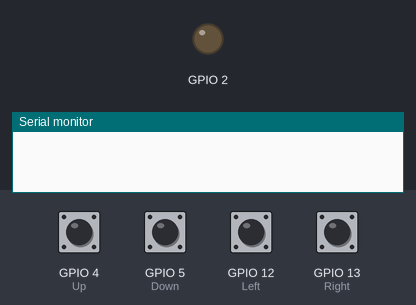
Simulated run of this sketch. Board: ESP8266 (NodeMCU). Shown: output pins drawn as LEDs (lit = HIGH), the last lines printed to the serial monitor. Dashed ring = blinking. The test bench sets the inputs (shaded band); at power-on: GPIO 4 (Up), GPIO 5 (Down), GPIO 12 (Left), GPIO 13 (Right) HIGH.

Above: at 1.2 s.
1.3 s: GPIO 5 (Down) pulled LOW for 1 s
At 2.6 s:
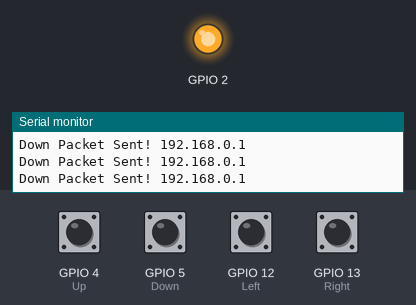
3.8 s: GPIO 4 (Up) pulled LOW for 0.15 s
At 5.1 s:
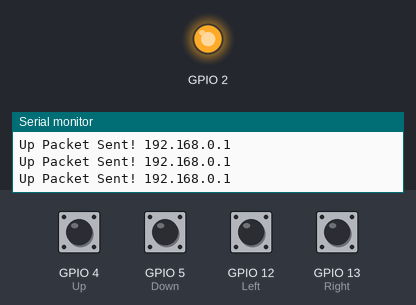
5.4 s: GPIO 12 (Left) pulled LOW for 0.15 s
At 6.6 s:
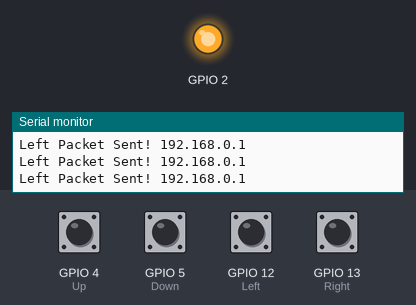
7.0 s: GPIO 13 (Right) pulled LOW for 0.15 s
At 7.8 s:
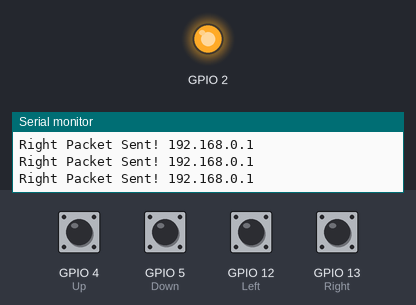
8.6 s: GPIO 5 (Down) driven LOW
At 8.87 s:
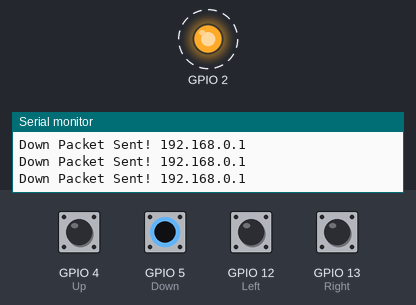
11.6 s: GPIO 4 (Up) pulled LOW for 1 s
Timing chart, 0 to 16.6 s (numbered marks = the images above; inputs shaded):
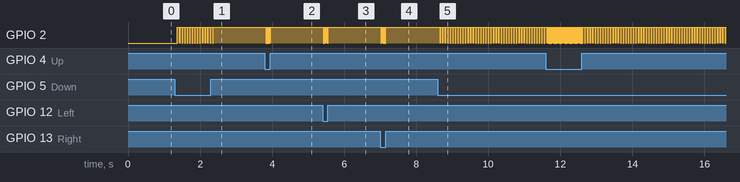

The sketch:

Controller.ino
```cpp
#include <ESP8266WiFi.h>
#include <WiFiUDP.h>

const char* ssid = "Controller";
IPAddress remote(192, 168, 0, 1);
unsigned int port = 100;
unsigned int port2 = 150;

WiFiUDP udp;
char incomingPacket[255];
char leftButton[] = "12";
char rightButton[] = "13";
char upButton[] = "4";
char downButton[] = "5";
char leftForward[] = "6";
char leftBackward[] = "7";
char rightForward[] = "8";
char rightBackward[] = "9";

void setup() {
  Serial.begin(115200);
  udp.begin(port);
  WiFi.softAP(ssid);
  pinMode(2, OUTPUT);
  ////////Button Pins///////
  pinMode(12, INPUT_PULLUP); //Left
  pinMode(13, INPUT_PULLUP); //Right
  pinMode(4, INPUT_PULLUP);  //Up
  pinMode(5, INPUT_PULLUP);  //Down

}
////////Finding and sending button press///////
void loop() {
  switch (buttoncheck()) {
    case 12:
      sendPress(12);
      break;
    case 13:
      sendPress(13);
      break;
    case 4:
      sendPress(4);
      break;
    case 5:
      sendPress(5);
      break;
    case 6:
      sendPress(6);
      break;
    case 7:
      sendPress(7);
      break;
    case 8:
      sendPress(8);
      break;
     case 9:
      sendPress(9);
      break;
    case 0:
      break;
  }
}


//////Function to send information to the reciever///////
void sendPress(int pressed) {
  switch (pressed) {
    case 12:
      if (udp.beginPacket(remote, port2) == 1) {
        udp.write(leftButton);
        delay(10);
      }                                             ////Start packet and write if it starts
      else {
        Serial.print(" Packet not started. ");
        return;
      }

      switch (udp.endPacket()) {
        case 0:
          Serial.print(" Packet NOT sent!!! ");
          break;                                   ////Ending packet
        case 1:
          Serial.print(" Packet Sent! ");
          Serial.println(remote);
          break;
      }
      break;
    case 13:
      if (udp.beginPacket(remote, port2) == 1) {
        udp.write(rightButton);
        delay(10);
      }                                             ////Start packet and write if it starts
      else {
        Serial.print(" Packet not started. ");
        return;
      }

      switch (udp.endPacket()) {
        case 0:
          Serial.print(" Packet NOT sent!!! ");
          break;                                   ////Ending packet
        case 1:
          Serial.print(" Packet Sent! ");
          Serial.println(remote);
          break;
      }
      break;
    case 4:
      if (udp.beginPacket(remote, port2) == 1) {
        udp.write(upButton);
        delay(10);
      }                                             ////Start packet and write if it starts
      else {
        Serial.print(" Packet not started. ");
        return;
      }

      switch (udp.endPacket()) {
        case 0:
          Serial.print(" Packet NOT sent!!! ");
          break;                                   ////Ending packet
        case 1:
          Serial.print(" Packet Sent! ");
          Serial.println(remote);
          break;
      }
      break;
    case 5:
      if (udp.beginPacket(remote, port2) == 1) {
        udp.write(downButton);
        delay(10);
      }                                             ////Start packet and write if it starts
      else {
        Serial.print(" Packet not started. ");
        return;
      }
    case 6:
      if (udp.beginPacket(remote, port2) == 1) {
        udp.write(leftForward);
        delay(10);
      }                                             ////Start packet and write if it starts
      else {
        Serial.print(" Packet not started. ");
        return;
      }
    case 7:
      if (udp.beginPacket(remote, port2) == 1) {
        udp.write(leftBackward);
        delay(10);
      }                                             ////Start packet and write if it starts
      else {
        Serial.print(" Packet not started. ");
        return;
      }
    case 8:
      if (udp.beginPacket(remote, port2) == 1) {
        udp.write(rightForward);
        delay(10);
      }                                             ////Start packet and write if it starts
      else {
        Serial.print(" Packet not started. ");
        return;
      }
    case 9:
      if (udp.beginPacket(remote, port2) == 1) {
        udp.write(rightBackward);
        delay(10);
      }                                             ////Start packet and write if it starts
      else {
        Serial.print(" Packet not started. ");
        return;
      }


      switch (udp.endPacket()) {
        case 0:
          Serial.print(" Packet NOT sent!!! ");
          break;                                   ////Ending packet
        case 1:
          Serial.print(" Packet Sent! ");
          Serial.println(remote);
          break;
      }
      break;
      switch (udp.endPacket()) {
        case 0:
          Serial.print(" Packet NOT sent!!! ");
          break;                                   ////Ending packet
        case 1:
          Serial.print(" Packet Sent! ");
          Serial.println(remote);
          break;
      }
      break;
  }
  delay(10);
  digitalWrite(2, LOW);
  delay(10);                                ////Blinking blue LED to indicate working
  digitalWrite(2, HIGH);
}


///////Checks for button press, only one is registered///////
int buttoncheck() {
 /* if (digitalRead(12) == LOW and digitalRead(4) == LOW) {
    Serial.print("Left Forward");
    return 6;
  }
  else if (digitalRead(12) == LOW and digitalRead(5) == LOW) {
    Serial.print("Left Backward");
    return 7;
  }
  else if (digitalRead(13) == LOW and digitalRead(4) == LOW) {
    Serial.print("Right Forward");
    return 8;
  }
  else if (digitalRead(13) == LOW and digitalRead(5) == LOW) {
    Serial.print("Right Backward");
    return 9;
  }
  */
  if (digitalRead(12) == LOW) {
    Serial.print("Left");
    return 12;
  }
  else if (digitalRead(13) == LOW) {
    Serial.print("Right");
    return 13;
  }
  else if (digitalRead(4) == LOW) {
    Serial.print("Up");
    return 4;
  }
  else if (digitalRead(5) == LOW) {
    Serial.print("Down");
    return 5;
  }
  else {
    return 0;
  }
}
```

Measured:
- after the input at 1.3 s, GPIO 2: alternates HIGH for 0.06 s and LOW for 0.01 s, 29 changes in all, then stays HIGH, starting after 0.07 s
- after the input at 3.8 s, GPIO 2: alternates HIGH for 0.02 s and LOW for 0.01 s, 10 changes in all, then stays HIGH, starting at once
- after the input at 5.4 s, GPIO 2: alternates HIGH for 0.02 s and LOW for 0.01 s, 10 changes in all, then stays HIGH, starting at once
- after the input at 7.0 s, GPIO 2: alternates HIGH for 0.02 s and LOW for 0.01 s, 10 changes in all, then stays HIGH, starting at once
- after the input at 8.6 s, GPIO 2: alternates HIGH for 0.06 s and LOW for 0.01 s, starting after 0.06 s
